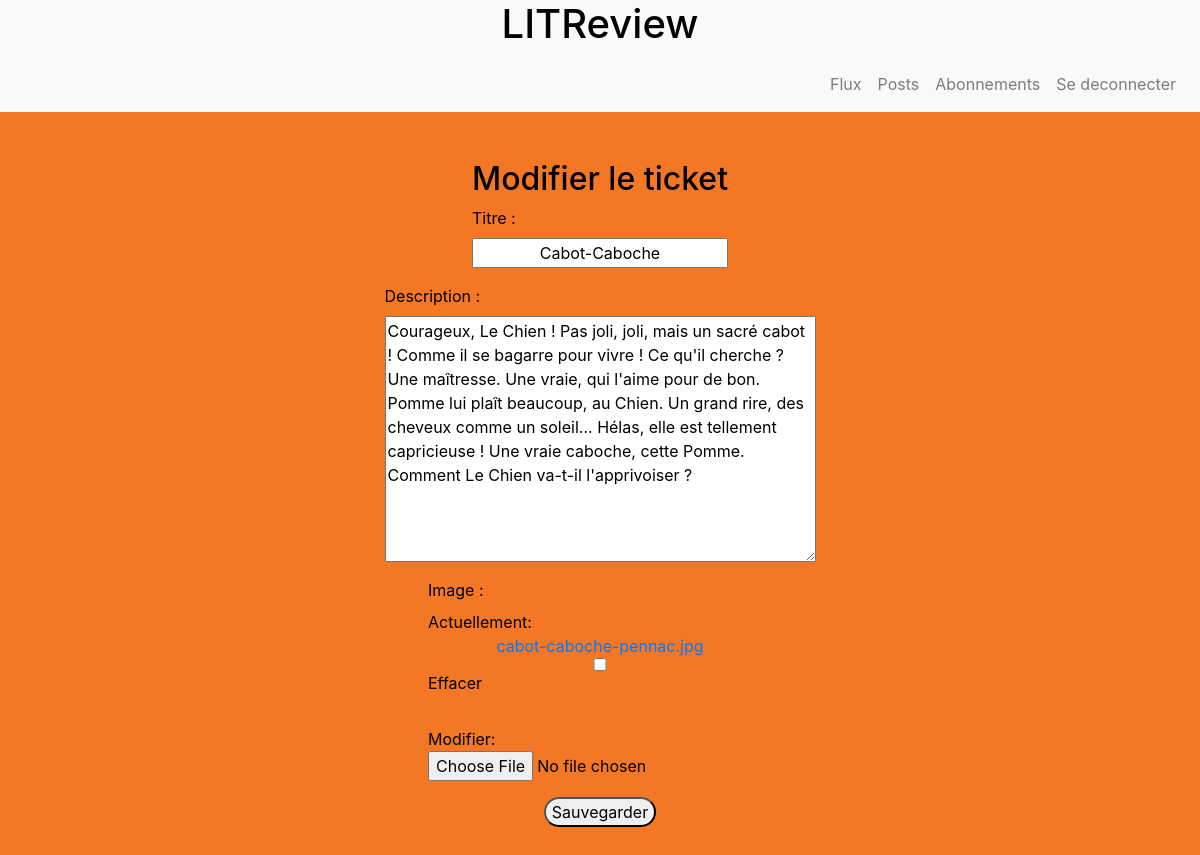
The page /my_posts/5/edit/ (signed in) on the database its author committed.
### flux/models.py (models this page shows, shortened)
class Ticket(models.Model):
    titre = models.CharField(max_length=128, blank=True)
    description = models.TextField(max_length=2048, blank=True)
    user = models.ForeignKey(to=settings.AUTH_USER_MODEL, on_delete=models.CASCADE, blank=True)
    image = models.ImageField(null=True, blank=True)
    time_created = models.DateTimeField(auto_now_add=True, blank=True)
    rated = models.BooleanField(default=False)
    IMAGE_MAX_SIZE = (400, 400)

### flux/views.py (the view)
# urls.py: path('my_posts/<int:ticket_id>/edit/', flux_views.edit_ticket, name='edit-ticket'),
@login_required
def edit_ticket(request, ticket_id):
    ticket = get_object_or_404(models.Ticket, id=ticket_id)
    edit_form = forms.TicketForm(instance=ticket)
    if request.method == 'POST':
        edit_form = forms.TicketForm(request.POST, request.FILES, instance=ticket)
        if edit_form.is_valid():
            edit_form.save()
            return redirect('home')
    return render(request, 'flux/edit_ticket.html', context={'edit_form': edit_form})

### flux/forms.py
class TicketForm(forms.ModelForm):
    edit_ticket = forms.BooleanField(widget=forms.HiddenInput, initial=True)
    class Meta:
        model = models.Ticket
        fields = ['titre', 'description', 'image']

### flux/templates/flux/edit_ticket.html (shortened to what this page needs)
{% extends 'base.html' %}
{% block content %}
<h2>Modifier le ticket</h2>
<section class="form">
    <form method="post" enctype=multipart/form-data>
        {{ edit_form.as_p }}
        <button type="submit" >Sauvegarder</button>
    </form>
</section>
{% endblock content %}

### static/styles.css (style rules this page uses)
body { background: #f37724; color: black; height: 50%; }
input, h2, h1 { text-align: center; }
button { border-radius: 15px; }
.delete_form, form { display: -webkit-box; display: -ms-flexbox; display: flex; -webkit-box-orient: vertical; -webkit-box-direction: normal; -ms-flex-direction: column; flex-direction: column; -webkit-box-align: center; -ms-flex-align: center; align-items: center; -webkit-box-pack: none; -ms-flex-pack: none; justify-content: none; }
.form p { display: -webkit-box; display: -ms-flexbox; display: flex; -webkit-box-orient: vertical; -webkit-box-direction: normal; -ms-flex-direction: column; flex-direction: column; -webkit-box-align: none; -ms-flex-align: none; align-items: none; -webkit-box-pack: space-evenly; -ms-flex-pack: space-evenly; justify-content: space-evenly; }
.form p a { display: -webkit-box; display: -ms-flexbox; display: flex; -webkit-box-orient: vertical; -webkit-box-direction: normal; -ms-flex-direction: none; flex-direction: none; -webkit-box-align: none; -ms-flex-align: none; align-items: none; -webkit-box-pack: space-evenly; -ms-flex-pack: space-evenly; justify-content: space-evenly; }

### rows shown on the page
Ticket: titre "Cabot-Caboche", description "Courageux, Le Chien ! Pas joli, joli, mais un sacré cabot ! Comme il se bagarre pour vivre ! Ce qu'il cherche ? Une maîtresse. Une vraie, qui l'aime pour de bon. Pomme lui plaît beaucoup, au Chien. Un grand rire, des cheveux comme un soleil... Hélas, elle est tellement capricieuse ! Une vraie caboche, cette Pomme. Comment Le Chien va-t-il l'apprivoiser ?"
